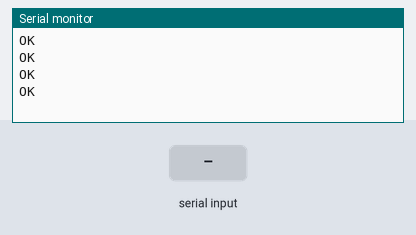
A sketch run on a simulated Arduino Uno, built with avr-gcc and run on an emulated ATmega328P. Parts: the last lines printed to the serial monitor. The test bench sets the inputs (shaded band). The modem accepts every AT command (registered, SIM ready, sends succeed) and sends nothing else.

Above: at 9.2 s.
9.3 s: "90,45\n" received over the second serial link
At 11.7 s:
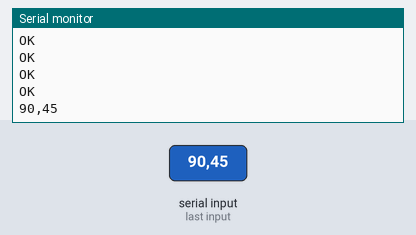
12.0 s: "1\n" received over the second serial link
At 14.2 s:
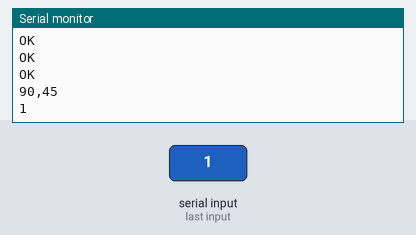
14.5 s: "L90\n" received over the second serial link
At 16.2 s:
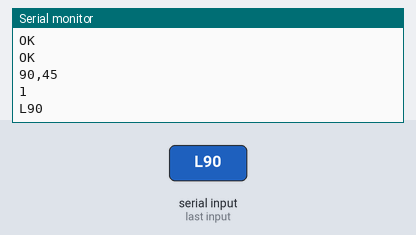
17.0 s: "L,45\n" received over the second serial link
At 19.3 s:
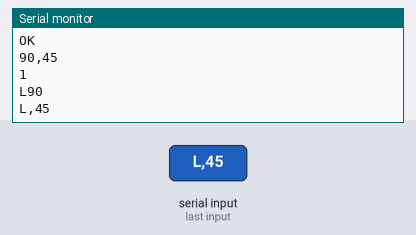

The sketch:

newserver.ino
```cpp
#include <SoftwareSerial.h>

SoftwareSerial esp8266(2,3); // make RX Arduino line is pin 2, make TX Arduino line is pin 3.
                             // This means that you need to connect the TX line from the esp to the Arduino's pin 2
int storage[10];// and the RX line from the esp to the Arduino's pin 3
String command;
int f1=0;
int node=0;
void setup()
{
  for(int i=0;i<10;i++)
{
  storage[i]=-1;
  }

  Serial.begin(9600);
  esp8266.begin(9600); // your esp's baud rate might be different
  esp8266.println("ATE0");
  delay(1000);
  esp8266.println("AT");
  delay(1000);
  esp8266.println("AT+CIPMUX=1");
  delay(1000);
  esp8266.println("AT+CIPSERVER=1,80");
  delay(5000);

}


void store()
{
int var=atoi(&command[7]);
storage[var]=var;
node=node+1;
if(node==1)
  {
//  Broadcast();
  }
}

void Broadcast()
{
  //Serial.println(node);
  delay(8000);
  for(int i=0;i<node;i++)
  {
  esp8266.println("AT+CIPSEND=i,5");
  delay(3000);
  esp8266.println("+SEND");
  delay(1000);
    }

  }

void loop()
{

  if(esp8266.available()) // check if the esp is sending a message
  {
    delay(1000);
    command="";
    while(esp8266.available())
    {
      // The esp has data so display its output to the serial window
      command+=(char)esp8266.read(); // read the next character.

    }
    Serial.println(command);
    delay(500);
    if(f1==1)
    {
      store();
      f1=0;
      }
    if(command[0]=='L')
     {
      f1=1;
     }

  }


}
```

Measured:
- after the input at 9.3 s, the serial monitor: prints a new line after 1.2 s (image 1)
- after the input at 12.0 s, the serial monitor: prints a new line after 1.0 s (image 2)
- after the input at 14.5 s, the serial monitor: prints a new line after 1.0 s (image 3)
- after the input at 17.0 s, the serial monitor: prints a new line after 1.0 s (image 4)
